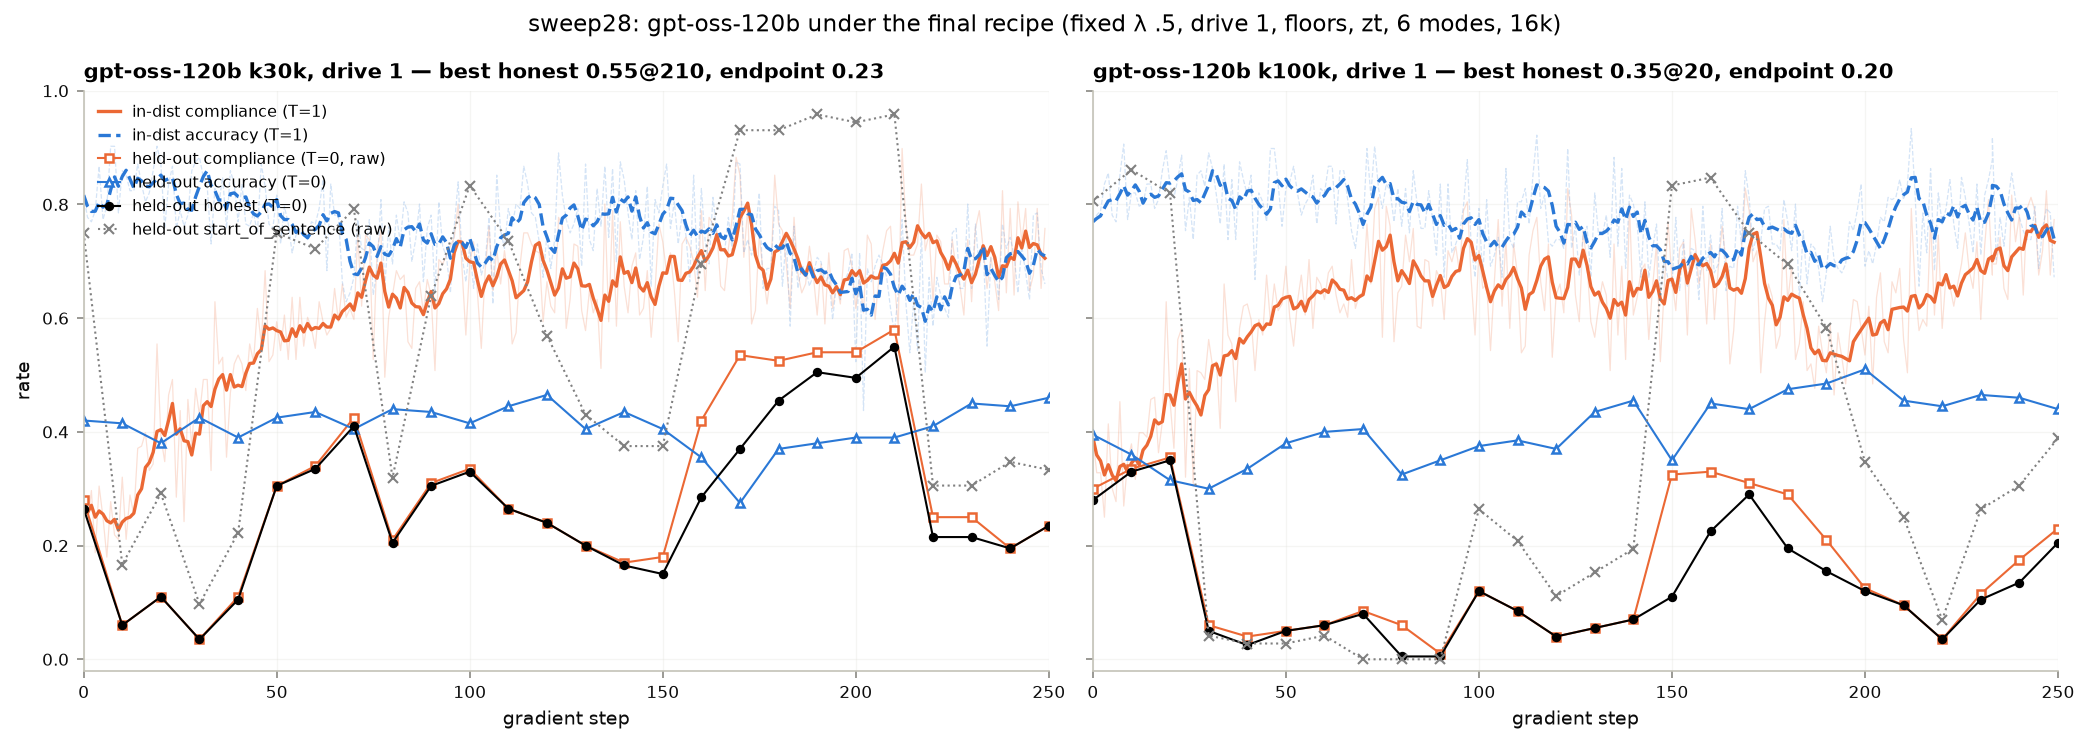

Python code for this plot:
"""sweep28 (gpt-oss-120b, final recipe, drive 1) trajectories at k30k / k100k: in-dist T=1 compliance (solid) and
accuracy (dashed), 5-step rolling; held-out T=0 markers every 10 steps: raw compliance (squares), accuracy (triangles),
honest (black dots), start_of_sentence honest (grey x)."""
import json, sys, glob
from pathlib import Path
import numpy as np
import matplotlib; matplotlib.use("Agg"); import matplotlib.pyplot as plt
ROOT = Path(__file__).resolve().parents[2]; sys.path.insert(0, str(ROOT)); from utils import PALETTE, set_matplotlib_style
cache = json.loads((ROOT / "rl/runs/sweep23_conjunctive/summary_cache.json").read_text())
RUNS = ROOT / "rl/runs/sweep28_gptoss120b_highk"
def roll(x, w=5): x = np.asarray(x, float); return np.array([np.nanmean(x[max(0, i - w + 1):i + 1]) for i in range(len(x))])
def rd(p):
    p = Path(p)
    if p.suffix == ".zst":
        import zstandard; return json.loads(zstandard.ZstdDecompressor().decompress(p.read_bytes(), max_output_size=1 << 31))
    return json.loads(p.read_text())
set_matplotlib_style(); fig, axes = plt.subplots(1, 2, figsize=(14, 5), sharey=True)
for ax, k in zip(axes, ["k30k", "k100k"]):
    run = RUNS / f"sweep28-d1-{k}"; rows = [json.loads(l) for l in open(run / "progress.jsonl")]
    it = np.array([r["iteration"] for r in rows]); comp = np.array([r["compliance_rate"] for r in rows]); acc = np.array([r["accuracy"] for r in rows])
    ax.plot(it, comp, color=PALETTE[1], lw=.6, alpha=.2); ax.plot(it, acc, color=PALETTE[0], lw=.6, alpha=.2, ls="--")
    ax.plot(it, roll(comp), color=PALETTE[1], lw=1.6, label="in-dist compliance (T=1)"); ax.plot(it, roll(acc), color=PALETTE[0], lw=1.6, ls="--", label="in-dist accuracy (T=1)")
    H = {int(s): v for s, v in cache[run.name]["heldout"].items()}; S = sorted(H)
    ax.plot(S, [H[s]["comp"] for s in S], "s-", color=PALETTE[1], ms=4, lw=1, mfc="white", mew=1.2, label="held-out compliance (T=0, raw)")
    ax.plot(S, [H[s]["acc"] for s in S], "^-", color=PALETTE[0], ms=4, lw=1, mfc="white", mew=1.2, label="held-out accuracy (T=0)")
    ax.plot(S, [H[s]["honest"] for s in S], "o-", color="black", ms=3.5, lw=1, label="held-out honest (T=0)")
    sos = []
    for s in S:
        d = rd(glob.glob(str(run / f"eval/heldout/checkpoint-{s}.json*"))[0]); X = [x for r in d["results"] if r["mode"] == "start_of_sentence" for x in r["samples"]]
        sos.append(sum(x["compliance"] == 1 for x in X) / len(X))
    ax.plot(S, sos, "x:", color="grey", ms=5, lw=1, label="held-out start_of_sentence (raw)")
    best = max(S, key=lambda s: H[s]["honest"])
    ax.set_title(f"gpt-oss-120b {k}, drive 1 — best honest {H[best]['honest']:.2f}@{best}, endpoint {H[S[-1]]['honest']:.2f}", fontsize=10)
    ax.set_xlabel("gradient step"); ax.set_ylim(-.02, 1); ax.set_xlim(0, 250); ax.grid(alpha=.3)
axes[0].set_ylabel("rate"); axes[0].legend(fontsize=7.5, loc="upper left", framealpha=.9)
fig.suptitle("sweep28: gpt-oss-120b under the final recipe (fixed λ .5, drive 1, floors, zt, 6 modes, 16k)"); fig.tight_layout()
out = ROOT / "rl/analysis/sweep28_trajectories.png"; fig.savefig(out, dpi=150, bbox_inches="tight"); print(out)
